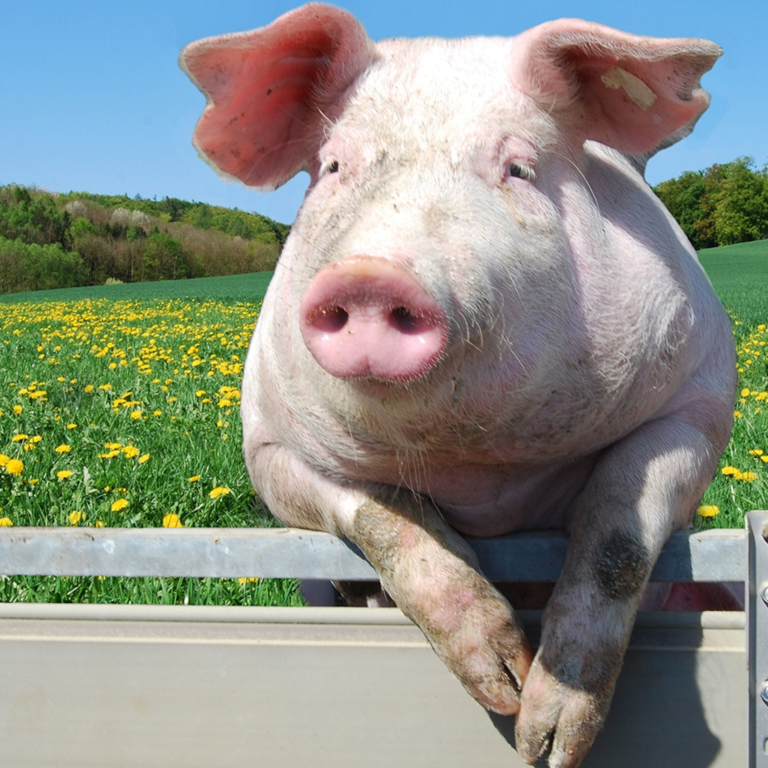
#> input picture web_scraper/crawled/000001.jpg, 3072 x 3072 px, found by its file name (shown at 1/4 size); its folder holds only this picture in this run
$ python label.py
#> lines starting #> are read from the running program, lines starting #| are printed output that depends on the picture
import cv2 as cv
import shutil
import os
import sys


INPUT_DIR = 'web_scraper/crawled'
OUTPUT_BASE = 'web_scraper/labeled'
WINDOW_NAME = '(y/*)'


MAX_HEIGHT = 500
MAX_WIDTH = 500


def main():

    with open('web_scraper/links.txt', 'r') as f:
#> (reads web_scraper/links.txt from the repository)
            list_urls = f.readlines()

    cv.namedWindow(WINDOW_NAME)

    output_dir = os.path.join(OUTPUT_BASE, 'right')

    if not os.path.exists(output_dir):
        os.makedirs(output_dir)

    for name in sorted(os.listdir(INPUT_DIR)):
        input_path = os.path.join(INPUT_DIR, name)

        # PRINT the url of the image
        int_name = int(name.split(".")[0])
        link = list_urls[int_name - 1]
        print(link)

        image = cv.imread(input_path)
#> image is the input picture: shape (3072, 3072, 3); mean B, G, R 134.5, 144.5, 139.9

        # [10 lines of commented-out code are left out]

        height, width, _ = image.shape
#> height = 3072; width = 3072
        ratio = height / width
#> ratio = 1

        if height > width:
            new_width = round(MAX_HEIGHT / ratio)
            resized_image = cv.resize(image, (new_width, MAX_HEIGHT))
        else:
            new_height = round(MAX_WIDTH * ratio)
#> new_height = 500
            resized_image = cv.resize(image, (MAX_WIDTH, new_height))
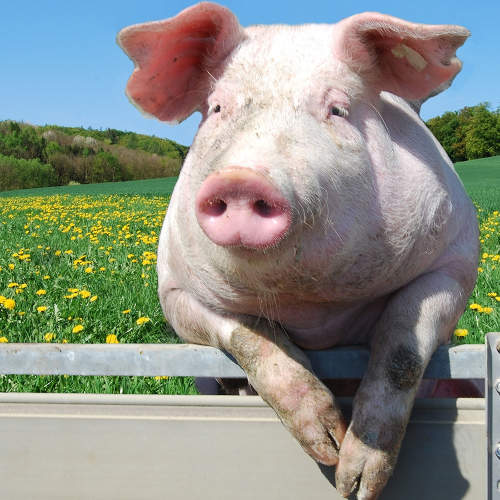
#> resized_image: shape (500, 500, 3); mean B, G, R 134.4, 144.4, 139.9

        cv.imshow(WINDOW_NAME, resized_image)

        while True:
            if cv.getWindowProperty(WINDOW_NAME, cv.WND_PROP_VISIBLE):
                key = cv.waitKey(1000) # um segundo
#> (key q is pressed here)
            else:
                key = ord('q')

            if key != -1:
                break

        if key == ord('q'):
            break

        if key == ord('y'):
            output_path = os.path.join(output_dir, "1"+name)
            shutil.copy(input_path, output_path)

    cv.destroyWindow(WINDOW_NAME)
    return 0


if __name__ == '__main__':
    sys.exit(main())
#> (the program exits here)
